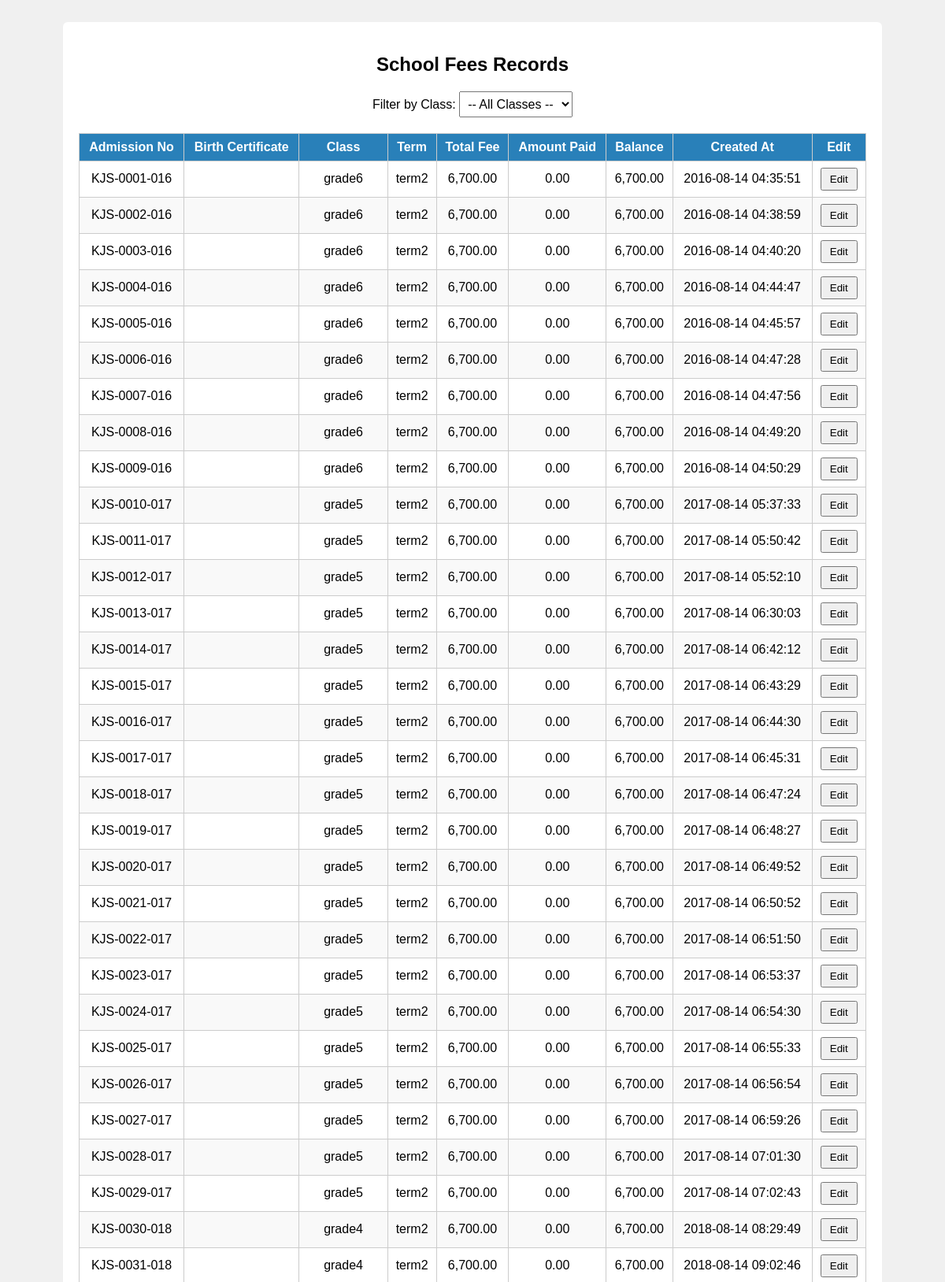
Screenshot of /tables/edit_fees.php (signed in, upper part) with the database file from the repository.
### tables this page shows
CREATE TABLE school_fees(
    admission_no varchar(15) NOT NULL PRIMARY KEY,
    birth_cert varchar(20),
    class ENUM('babyclass','intermediate','PP1','PP2','grade1','grade2','grade3','grade4','grade5','grade6') NOT NULL,
    term ENUM('term1','term2','term3') NOT NULL,
    total_fee DECIMAL(10, 2) NOT NULL DEFAULT 0.00,
    amount_paid DECIMAL(10, 2) NOT NULL DEFAULT 0.00,
    balance DECIMAL(10, 2),
    created_at TIMESTAMP DEFAULT CURRENT_TIMESTAMP
);

### tables/edit_fees.php (the view, shortened to what this page needs)
<?php
include '../php/db.php';
$whereClause = '';
$sql = "SELECT admission_no, birth_cert, class, term, total_fee, amount_paid, balance, created_at
        FROM school_fees $whereClause
        ORDER BY admission_no ASC";
$stmt = $conn->prepare($sql);
$stmt->execute();
$result = $stmt->get_result();
?>
<!DOCTYPE html>
<html lang="en">
<head>
</head>
<body>
<div class="container">
    <h2>School Fees Records</h2>
    <form method="GET" class="filter-form">
        <label>
            Filter by Class:
            <select name="class" onchange="this.form.submit()">
                <option value="">-- All Classes --</option>
            </select>
        </label>
    </form>
    <table>
        <thead>
            <tr>
                <th>Admission No</th>
                <th>Birth Certificate</th>
                <th>Class</th>
                <th>Term</th>
                <th>Total Fee</th>
                <th>Amount Paid</th>
                <th>Balance</th>
                <th>Created At</th>
                <th>Edit</th>
            </tr>
        </thead>
        <tbody>
        <?php if ($result->num_rows > 0): ?>
            <?php while ($row = $result->fetch_assoc()): ?>
                <tr>
                    <td><?= htmlspecialchars($row['admission_no']) ?></td>
                    <td><?= htmlspecialchars($row['birth_cert']) ?></td>
                    <td><?= htmlspecialchars($row['class']) ?></td>
                    <td><?= htmlspecialchars($row['term']) ?></td>
                    <td><?= number_format($row['total_fee'], 2) ?></td>
                    <td><?= number_format($row['amount_paid'], 2) ?></td>
                    <td><?= number_format($row['balance'], 2) ?></td>
                    <td><?= htmlspecialchars($row['created_at']) ?></td>
                    <td>
                        <button class="edit-btn"
                            data-admission="<?= htmlspecialchars($row['admission_no']) ?>"
                            data-total_fee="<?= htmlspecialchars($row['total_fee']) ?>"
                            data-amount_paid="<?= htmlspecialchars($row['amount_paid']) ?>"
                            data-balance="<?= htmlspecialchars($row['balance']) ?>"
                        >Edit</button>
                    </td>
                </tr>
            <?php endwhile; ?>
        <?php else: ?>
            <tr><td colspan="9" style="text-align:center;">No records found.</td></tr>
        <?php endif; ?>
        </tbody>
    </table>
</div>
</body>
</html>

### tables/edit_fees.php (style rules this page uses)
body { font-family: Arial, sans-serif; background: #f0f0f0; padding: 20px; }
.container { max-width: 1000px; margin: auto; background: #fff; padding: 20px; border-radius: 6px; }
h2 { text-align: center; margin-bottom: 20px; }
.filter-form { margin-bottom: 20px; text-align: center; }
select { padding: 6px; font-size: 16px; }
table { width: 100%; border-collapse: collapse; }
th, td { padding: 8px; border: 1px solid #ccc; text-align: center; }
th { background: #2980b9; color: white; }
tr:nth-child(even) { background: #f9f9f9; }
button.edit-btn { padding: 5px 10px; cursor: pointer; }

### rows the page displays
school_fees: admission_no "KJS-0001-016", class "grade6", term "term2", total_fee "6,700.00", amount_paid "0.00", balance "6,700.00", created_at "2016-08-14 04:35:51"
school_fees: admission_no "KJS-0002-016", class "grade6", term "term2", total_fee "6,700.00", amount_paid "0.00", balance "6,700.00", created_at "2016-08-14 04:38:59"
school_fees: admission_no "KJS-0003-016", class "grade6", term "term2", total_fee "6,700.00", amount_paid "0.00", balance "6,700.00", created_at "2016-08-14 04:40:20"
school_fees: admission_no "KJS-0004-016", class "grade6", term "term2", total_fee "6,700.00", amount_paid "0.00", balance "6,700.00", created_at "2016-08-14 04:44:47"
school_fees: admission_no "KJS-0005-016", class "grade6", term "term2", total_fee "6,700.00", amount_paid "0.00", balance "6,700.00", created_at "2016-08-14 04:45:57"
school_fees: admission_no "KJS-0006-016", class "grade6", term "term2", total_fee "6,700.00", amount_paid "0.00", balance "6,700.00", created_at "2016-08-14 04:47:28"
school_fees: admission_no "KJS-0007-016", class "grade6", term "term2", total_fee "6,700.00", amount_paid "0.00", balance "6,700.00", created_at "2016-08-14 04:47:56"
school_fees: admission_no "KJS-0008-016", class "grade6", term "term2", total_fee "6,700.00", amount_paid "0.00", balance "6,700.00", created_at "2016-08-14 04:49:20"
school_fees: admission_no "KJS-0009-016", class "grade6", term "term2", total_fee "6,700.00", amount_paid "0.00", balance "6,700.00", created_at "2016-08-14 04:50:29"
school_fees: admission_no "KJS-0010-017", class "grade5", term "term2", total_fee "6,700.00", amount_paid "0.00", balance "6,700.00", created_at "2017-08-14 05:37:33"
school_fees: admission_no "KJS-0011-017", class "grade5", term "term2", total_fee "6,700.00", amount_paid "0.00", balance "6,700.00", created_at "2017-08-14 05:50:42"
school_fees: admission_no "KJS-0012-017", class "grade5", term "term2", total_fee "6,700.00", amount_paid "0.00", balance "6,700.00", created_at "2017-08-14 05:52:10"
school_fees: admission_no "KJS-0013-017", class "grade5", term "term2", total_fee "6,700.00", amount_paid "0.00", balance "6,700.00", created_at "2017-08-14 06:30:03"
school_fees: admission_no "KJS-0014-017", class "grade5", term "term2", total_fee "6,700.00", amount_paid "0.00", balance "6,700.00", created_at "2017-08-14 06:42:12"
school_fees: admission_no "KJS-0015-017", class "grade5", term "term2", total_fee "6,700.00", amount_paid "0.00", balance "6,700.00", created_at "2017-08-14 06:43:29"
school_fees: admission_no "KJS-0016-017", class "grade5", term "term2", total_fee "6,700.00", amount_paid "0.00", balance "6,700.00", created_at "2017-08-14 06:44:30"
school_fees: admission_no "KJS-0017-017", class "grade5", term "term2", total_fee "6,700.00", amount_paid "0.00", balance "6,700.00", created_at "2017-08-14 06:45:31"
school_fees: admission_no "KJS-0018-017", class "grade5", term "term2", total_fee "6,700.00", amount_paid "0.00", balance "6,700.00", created_at "2017-08-14 06:47:24"
school_fees: admission_no "KJS-0019-017", class "grade5", term "term2", total_fee "6,700.00", amount_paid "0.00", balance "6,700.00", created_at "2017-08-14 06:48:27"
school_fees: admission_no "KJS-0020-017", class "grade5", term "term2", total_fee "6,700.00", amount_paid "0.00", balance "6,700.00", created_at "2017-08-14 06:49:52"
school_fees: admission_no "KJS-0021-017", class "grade5", term "term2", total_fee "6,700.00", amount_paid "0.00", balance "6,700.00", created_at "2017-08-14 06:50:52"
school_fees: admission_no "KJS-0022-017", class "grade5", term "term2", total_fee "6,700.00", amount_paid "0.00", balance "6,700.00", created_at "2017-08-14 06:51:50"
school_fees: admission_no "KJS-0023-017", class "grade5", term "term2", total_fee "6,700.00", amount_paid "0.00", balance "6,700.00", created_at "2017-08-14 06:53:37"
school_fees: admission_no "KJS-0024-017", class "grade5", term "term2", total_fee "6,700.00", amount_paid "0.00", balance "6,700.00", created_at "2017-08-14 06:54:30"
school_fees: admission_no "KJS-0025-017", class "grade5", term "term2", total_fee "6,700.00", amount_paid "0.00", balance "6,700.00", created_at "2017-08-14 06:55:33"
school_fees: admission_no "KJS-0026-017", class "grade5", term "term2", total_fee "6,700.00", amount_paid "0.00", balance "6,700.00", created_at "2017-08-14 06:56:54"
school_fees: admission_no "KJS-0027-017", class "grade5", term "term2", total_fee "6,700.00", amount_paid "0.00", balance "6,700.00", created_at "2017-08-14 06:59:26"
school_fees: admission_no "KJS-0028-017", class "grade5", term "term2", total_fee "6,700.00", amount_paid "0.00", balance "6,700.00", created_at "2017-08-14 07:01:30"
school_fees: admission_no "KJS-0029-017", class "grade5", term "term2", total_fee "6,700.00", amount_paid "0.00", balance "6,700.00", created_at "2017-08-14 07:02:43"
school_fees: admission_no "KJS-0030-018", class "grade4", term "term2", total_fee "6,700.00", amount_paid "0.00", balance "6,700.00", created_at "2018-08-14 08:29:49"
school_fees: admission_no "KJS-0031-018", class "grade4", term "term2", total_fee "6,700.00", amount_paid "0.00", balance "6,700.00", created_at "2018-08-14 09:02:46"
